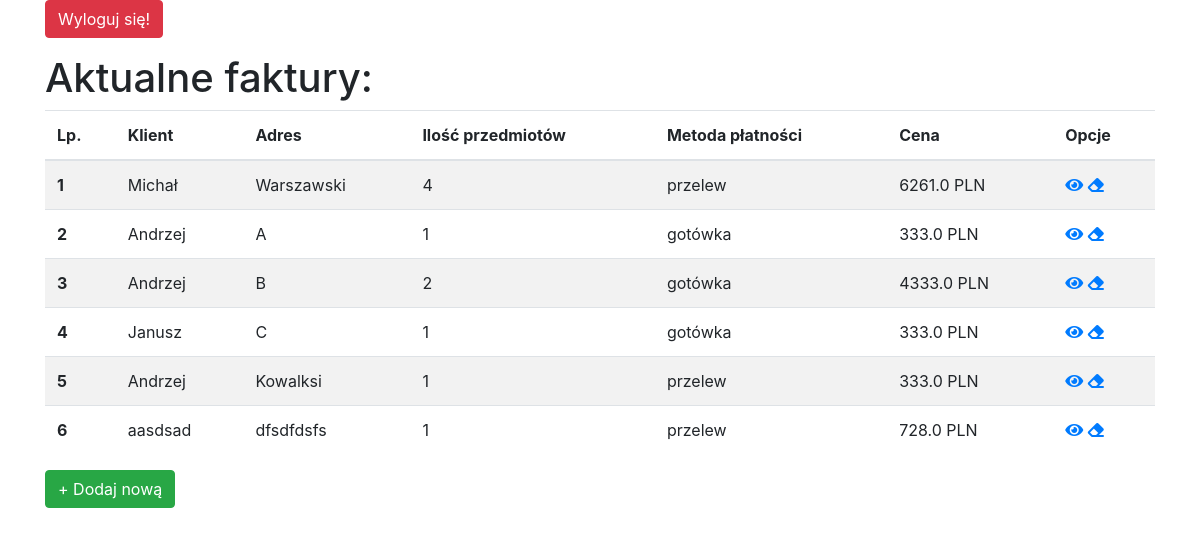
Page /showall/ (signed in) on the committed database.
### fakturownia/models.py (models this page shows, shortened)
class FV(models.Model):
    payments = (
        ('got', 'gotówka'),
        ('prz', 'przelew'),
        ('rat', 'raty')
    )
    client = models.CharField(max_length=50)
    address = models.CharField(max_length=100)
    nip = models.IntegerField(default=00000000000)
    fv_date = models.DateField(default=datetime.date.today)
    complete_date = models.DateField(default=datetime.date.today)
    payment_method = models.CharField(
        max_length=3,
        choices=payments,
        default='prz',
    )
    iban = IBANField()
    products = models.ManyToManyField(Product, blank=True)

### fakturownia/views.py (the view)
# urls.py: url(r'showall/$', views.index, name='showall'),
@login_required(login_url='login/')
def index(request):
    fv_s = FV.objects.order_by('-fv_date')
    prices = collections.defaultdict(int)
    for item in FV.objects.order_by('-fv_date'):
        prices[item.id] = item.products.all().aggregate(suma=Sum('price'))
    context = {
        'FV_s': fv_s,
        'prices': prices
    }
    return render(request, 'fakturownia/index.html', context)

### fakturownia/views.py (called while the page is built)
@register.filter
def get_item(dictionary, key):
    return dictionary.get(key)

### fakturownia/templates/fakturownia/index.html (shortened to what this page needs)
<!DOCTYPE html>
<html lang="en">
<head>
    <link rel="stylesheet"
          href="https://maxcdn.bootstrapcdn.com/bootstrap/4.0.0/css/bootstrap.min.css"
    >
    <link href="https://use.fontawesome.com/releases/v5.0.6/css/all.css" rel="stylesheet">
</head>
<body>
    <div class="container">
        <p class="pull-right">
            <a href="{% url 'logout' %}">
                <button type="button" class="btn btn-danger">Wyloguj się!</button>
            </a>
        </p>
        <h1>Aktualne faktury:</h1>
        <table class="table table-striped">
              <thead>
                <tr>
                  <th scope="col">Lp.</th>
                  <th scope="col">Klient</th>
                  <th scope="col">Adres</th>
                  <th scope="col">Ilość przedmiotów</th>
                  <th scope="col">Metoda płatności</th>
                  <th scope="col">Cena</th>
                  <th>Opcje</th>
                </tr>
              </thead>
              <tbody>
                {%  for item in FV_s %}
                    <tr>
                        <th scope="row">{{ forloop.counter  }}</th>
                        <td>{{ item.client }}</td>
                        <td>{{ item.address }}</td>
                        <td>{{ item.products.all.count }}</td>
                        <td>{{ item.get_payment_method_display }}</td>
                        <td>
                        {% with item_id=item.id %}
                            {% with price=prices|get_item:item_id %}
                                {{ price.suma }} PLN
                            {% endwith  %}
                        {% endwith %}
                        </td>
                        <td><a clasśs="far fa-edit" href="{% url 'edit' item.id %}"></a>
                            <a class="fas fa-eye" href="{% url 'detail' item.id %}"></a>
                            <a class="fas fa-eraser" href="{% url 'delete' item.id %}"></a>
                        </td>
                    </tr>
                {% endfor %}
              </tbody>
            </table>
        <p>
            <a href="{% url 'new' %}">
                <button type="button" class="btn btn-success">+ Dodaj nową</button>
            </a>
        </p>
    </div>
</body>
</html>

### rows in the picture
FV: client "Michał", address "Warszawski", products.all.count "4", payment_method "przelew", suma "6261.0"
FV: client "Andrzej", address "A", products.all.count "1", payment_method "gotówka", suma "333.0"
FV: client "Andrzej", address "B", products.all.count "2", payment_method "gotówka", suma "4333.0"
FV: client "Janusz", address "C", products.all.count "1", payment_method "gotówka", suma "333.0"
FV: client "Andrzej", address "Kowalksi", products.all.count "1", payment_method "przelew", suma "333.0"
FV: client "aasdsad", address "dfsdfdsfs", products.all.count "1", payment_method "przelew", suma "728.0"
